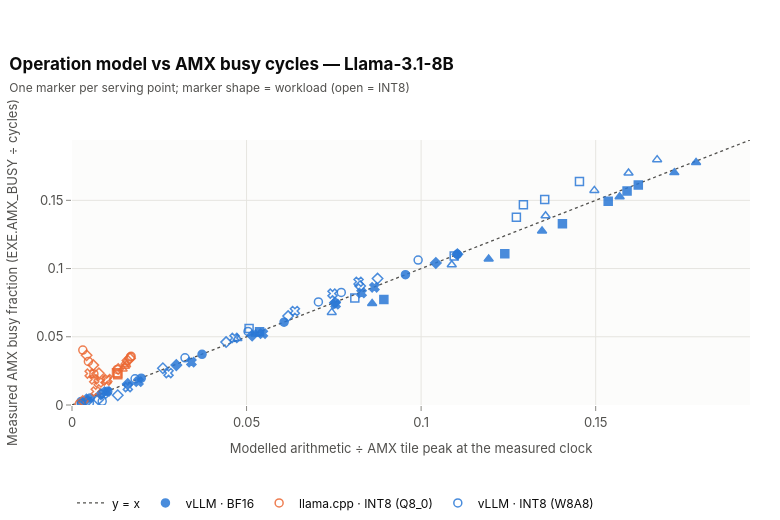

Notebook code for this chart:
### Markdown cell above
**Reading the roofs.** Four things matter for LLM serving. (1) The memory roof is a function of the working set in
cache mode: a model plus KV cache that fits in the 64 GiB HBM cache is served at roughly 2.5× the bandwidth of one that
spills to DDR. (2) AMX moves the compute roof far above AVX-512, but a practical GEMM attains only a fraction of the
tile peak, so the *measured GEMM* roof, not the tile peak, is the relevant compute limit for a serving engine.
(3) The ridge point of AMX BF16 GEMM against the in-cache memory roof is close to a hundred operations per byte: a
decode step must batch many tens of sequences before compute can become the limit. (4) GEMM speed depends strongly on
the shape. vLLM's BF16 kernel (oneDNN) is slow on the widest projection, gate_up, at every M. A likely cause is the
weight size: 235 MB in BF16 is about twice the 112 MB L3, so the weight is streamed again for every block of rows.
The INT8 weight is half that size, and vLLM's INT8 kernel is fastest on this very shape. This is an inference from
the shapes, not a measurement of the kernel's traffic. The engine-level ceiling of vLLM BF16 is therefore well below
the hardware GEMM roof.

## 2. Is the operation model right? Cross-check with the AMX busy cycles

If the modelled arithmetic is right and AMX tile throughput bounds the GEMMs while the unit is busy, the modelled
rate ÷ the AMX tile peak at the measured clock should equal the measured fraction of cycles the AMX unit is busy
(`EXE.AMX_BUSY`). llama.cpp BF16 does not use AMX and is left out.

### Code cell
pts_all = roofline.add_roofline_metrics(memory.add_traffic_model(loaders.online_points()), compute)
pts = pts_all[pts_all["model"] == MODEL]
amx = roofline.amx_cross_check(pts)
amx = amx[amx["configuration_id"] != "llama_cpp_bf16"]
fig = plots.parity_scatter(amx, x="modelled_amx_share", y="amx_busy_frac_mean",
                           x_title="Modelled arithmetic ÷ AMX tile peak at the measured clock",
                           y_title="Measured AMX busy fraction (EXE.AMX_BUSY ÷ cycles)",
                           title=f"Operation model vs AMX busy cycles — {registry.model_label(MODEL)}",
                           subtitle="One marker per serving point; marker shape = workload (open = INT8)")
fig.show()
export_figure(fig, "amx_model_cross_check", source=NOTEBOOK,
              caption="Modelled arithmetic as a share of the AMX tile peak vs measured AMX busy fraction, every 8B point.")
busy = amx[amx["amx_busy_frac_mean"] >= 0.02].assign(ratio=lambda d: d["amx_busy_frac_mean"] / d["modelled_amx_share"])
by = busy.groupby("configuration_id")["ratio"].describe()[["count", "50%", "min", "max"]]
display(table(by.reset_index().assign(configuration_id=lambda d: d["configuration_id"].map(registry.configuration_label))
              .rename(columns={"configuration_id": "Configuration", "count": "Points", "50%": "Median busy ÷ modelled",
                               "min": "Min", "max": "Max"}),
              {"Points": "{:.0f}", "Median busy ÷ modelled": "{:.2f}", "Min": "{:.2f}", "Max": "{:.2f}"},
              caption="Points with AMX busy ≥ 2% of cycles"))
vb = busy[busy["backend"] == "vllm"]["ratio"]
lq = busy[busy["configuration_id"] == "llama_cpp_int8"]["ratio"]
show(f"For vLLM the measured AMX busy fraction is {rng(vb, lambda v: f'{v:.2f}')} × the modelled share "
     f"(median {vb.median():.2f}, {len(vb)} points). For llama.cpp Q8_0 it is {rng(lq, lambda v: f'{v:.1f}')} × "
     f"(median {lq.median():.1f}). The highest AMX busy fraction of any point is "
     f"{pct(amx['amx_busy_frac_mean'].max(), signed=False)}; the oneDNN GEMM roof itself is "
     f"{pct(gemm / compute.loc['amx_bf16_peak', 'tops'], signed=False)} of the tile peak.")

### Figure 1 — Plotly figure (JSON) as saved in the notebook; plotly's stock layout.template omitted (floating-point values rounded to 4 significant figures)
{"data": [{"hoverinfo": "skip", "line": {"color": "#52514e", "dash": "dot", "width": 1.3}, "mode": "lines", "name": "y = x", "type": "scatter", "x": [0, 0.1942], "y": [0, 0.1942]}, {"customdata": [["128→512", 1], ["128→512", 2], ["128→512", 4], ["128→512", 8], ["128→512", 16], ["128→512", 32], ["128→512", 64], ["128→512", 128], ["512→512", 1], ["512→512", 2], ["512→512", 4], ["512→512", 8], ["512→512", 16], ["512→512", 32], ["512→512", 64], ["512→512", 128], ["4096→128", 1], ["4096→128", 2], ["4096→128", 4], ["4096→128", 8], ["4096→128", 16], ["4096→128", 32], ["4096→128", 64], ["8192→256", 1], ["8192→256", 2], ["8192→256", 4], ["8192→256", 8], ["8192→256", 16], ["8192→256", 32], ["8192→256", 64], ["4096→1024", 1], ["4096→1024", 2], ["4096→1024", 4], ["4096→1024", 8], ["4096→1024", 16], ["4096→1024", 32], ["4096→1024", 64]], "hovertemplate": "<b>vLLM · BF16</b> %{customdata[0]} C = %{customdata[1]}<br>Modelled arithmetic ÷ AMX tile peak at the measured clock: %{x:.3f}<br>Measured AMX busy fraction (EXE.AMX_BUSY ÷ cycles): %{y:.3f}<extra></extra>", "marker": {"color": "#2a78d6", "line": {"color": "#2a78d6", "width": 1.5}, "opacity": 0.85, "size": 8, "symbol": ["circle", "circle", "circle", "circle", "circle", "circle", "circle", "circle", "diamond", "diamond", "diamond", "diamond", "diamond", "diamond", "diamond", "diamond", "triangle-up", "triangle-up", "triangle-up", "triangle-up", "triangle-up", "triangle-up", "triangle-up", "square", "square", "square", "square", "square", "square", "square", "x", "x", "x", "x", "x", "x", "x"]}, "mode": "markers", "name": "vLLM · BF16", "type": "scatter", "x": [0.002615, 0.00524, 0.01025, 0.01983, 0.03725, 0.06074, 0.0955, 0.1104, 0.004133, 0.008268, 0.01597, 0.02988, 0.05161, 0.07532, 0.1042, 0.1104, 0.05258, 0.08597, 0.1193, 0.1346, 0.1569, 0.1725, 0.1788, 0.05373, 0.08933, 0.124, 0.1405, 0.1536, 0.159, 0.1622, 0.009952, 0.01904, 0.0342, 0.05466, 0.07549, 0.08295, 0.08661], "y": [0.002594, 0.00513, 0.01017, 0.01968, 0.03711, 0.06067, 0.09551, 0.1105, 0.004035, 0.007896, 0.01539, 0.02922, 0.05089, 0.07497, 0.104, 0.1104, 0.05207, 0.07441, 0.107, 0.1276, 0.1526, 0.1703, 0.1777, 0.05359, 0.07731, 0.1108, 0.1328, 0.1494, 0.1569, 0.1613, 0.009886, 0.01707, 0.03141, 0.05232, 0.07387, 0.08212, 0.08625]}, {"customdata": [["128→512", 1], ["128→512", 2], ["128→512", 4], ["128→512", 8], ["128→512", 16], ["128→512", 32], ["128→512", 64], ["512→512", 1], ["512→512", 2], ["512→512", 4], ["512→512", 8], ["512→512", 16], ["512→512", 32], ["512→512", 64], ["4096→128", 1], ["4096→128", 2], ["4096→128", 4], ["4096→128", 8], ["8192→256", 1], ["8192→256", 2], ["8192→256", 4], ["4096→1024", 1], ["4096→1024", 2], ["4096→1024", 4], ["4096→1024", 8], ["4096→1024", 16], ["4096→1024", 32]], "hovertemplate": "<b>llama.cpp · INT8 (Q8_0)</b> %{customdata[0]} C = %{customdata[1]}<br>Modelled arithmetic ÷ AMX tile peak at the measured clock: %{x:.3f}<br>Measured AMX busy fraction (EXE.AMX_BUSY ÷ cycles): %{y:.3f}<extra></extra>", "marker": {"color": "#eb6834", "line": {"color": "#eb6834", "width": 1.5}, "opacity": 0.85, "size": 8, "symbol": ["circle-open", "circle-open", "circle-open", "circle-open", "circle-open", "circle-open", "circle-open", "diamond-open", "diamond-open", "diamond-open", "diamond-open", "diamond-open", "diamond-open", "diamond-open", "triangle-up-open", "triangle-up-open", "triangle-up-open", "triangle-up-open", "square-open", "square-open", "square-open", "x-open", "x-open", "x-open", "x-open", "x-open", "x-open"]}, "mode": "markers", "name": "llama.cpp · INT8 (Q8_0)", "type": "scatter", "x": [0.002094, 0.003093, 0.004691, 0.006276, 0.01294, 0.01694, 0.01674, 0.003089, 0.004188, 0.006096, 0.007709, 0.01324, 0.01588, 0.01661, 0.0145, 0.01529, 0.01549, 0.01517, 0.0131, 0.01274, 0.01311, 0.006806, 0.005061, 0.006358, 0.007639, 0.009906, 0.01013], "y": [0.0007952, 0.04023, 0.03189, 0.02273, 0.0261, 0.03569, 0.03526, 0.002929, 0.03641, 0.02923, 0.02321, 0.02632, 0.03265, 0.03418, 0.02633, 0.03099, 0.02954, 0.02835, 0.02219, 0.02365, 0.02304, 0.009923, 0.02301, 0.01867, 0.01648, 0.01792, 0.01896]}, {"customdata": [["128→512", 1], ["128→512", 2], ["128→512", 4], ["128→512", 8], ["128→512", 16], ["128→512", 32], ["128→512", 64], ["128→512", 128], ["128→512", 256], ["512→512", 1], ["512→512", 2], ["512→512", 4], ["512→512", 8], ["512→512", 16], ["512→512", 32], ["512→512", 64], ["512→512", 128], ["4096→128", 1], ["4096→128", 2], ["4096→128", 4], ["4096→128", 8], ["4096→128", 16], ["4096→128", 32], ["4096→128", 64], ["8192→256", 1], ["8192→256", 2], ["8192→256", 4], ["8192→256", 8], ["8192→256", 16], ["8192→256", 32], ["8192→256", 64], ["4096→1024", 1], ["4096→1024", 2], ["4096→1024", 4], ["4096→1024", 8], ["4096→1024", 16], ["4096→1024", 32], ["4096→1024", 64]], "hovertemplate": "<b>vLLM · INT8 (W8A8)</b> %{customdata[0]} C = %{customdata[1]}<br>Modelled arithmetic ÷ AMX tile peak at the measured clock: %{x:.3f}<br>Measured AMX busy fraction (EXE.AMX_BUSY ÷ cycles): %{y:.3f}<extra></extra>", "marker": {"color": "#2a78d6", "line": {"color": "#2a78d6", "width": 1.5}, "opacity": 0.85, "size": 8, "symbol": ["circle-open", "circle-open", "circle-open", "circle-open", "circle-open", "circle-open", "circle-open", "circle-open", "circle-open", "diamond-open", "diamond-open", "diamond-open", "diamond-open", "diamond-open", "diamond-open", "diamond-open", "diamond-open", "triangle-up-open", "triangle-up-open", "triangle-up-open", "triangle-up-open", "triangle-up-open", "triangle-up-open", "triangle-up-open", "square-open", "square-open", "square-open", "square-open", "square-open", "square-open", "square-open", "x-open", "x-open", "x-open", "x-open", "x-open", "x-open", "x-open"]}, "mode": "markers", "name": "vLLM · INT8 (W8A8)", "type": "scatter", "x": [0.00267, 0.004986, 0.008653, 0.01807, 0.03237, 0.05042, 0.07058, 0.07713, 0.09915, 0.004162, 0.007554, 0.01311, 0.02603, 0.04414, 0.06191, 0.08254, 0.08752, 0.04738, 0.0744, 0.1088, 0.1357, 0.1496, 0.1594, 0.1676, 0.05073, 0.08101, 0.1095, 0.1273, 0.1354, 0.1454, 0.1293, 0.00897, 0.01599, 0.02766, 0.04656, 0.06385, 0.07463, 0.08209], "y": [0.0008401, 0.001527, 0.002736, 0.01919, 0.03454, 0.0539, 0.0755, 0.08251, 0.1062, 0.002287, 0.004087, 0.007129, 0.02695, 0.0461, 0.06518, 0.08723, 0.09265, 0.04876, 0.06786, 0.1027, 0.1386, 0.1573, 0.17, 0.1798, 0.05599, 0.07841, 0.1093, 0.1377, 0.1505, 0.1639, 0.1468, 0.008062, 0.0131, 0.02337, 0.04917, 0.06888, 0.08163, 0.09027]}], "layout": {"height": 520, "title": {"text": "<b>Operation model vs AMX busy cycles — Llama-3.1-8B</b><br><span style='font-size:12px;color:#52514e'>One marker per serving point; marker shape = workload (open = INT8)</span>"}, "width": 780, "xaxis": {"range": [0, 0.1942], "title": {"text": "Modelled arithmetic ÷ AMX tile peak at the measured clock"}}, "yaxis": {"range": [0, 0.1942], "title": {"text": "Measured AMX busy fraction (EXE.AMX_BUSY ÷ cycles)"}}}}
